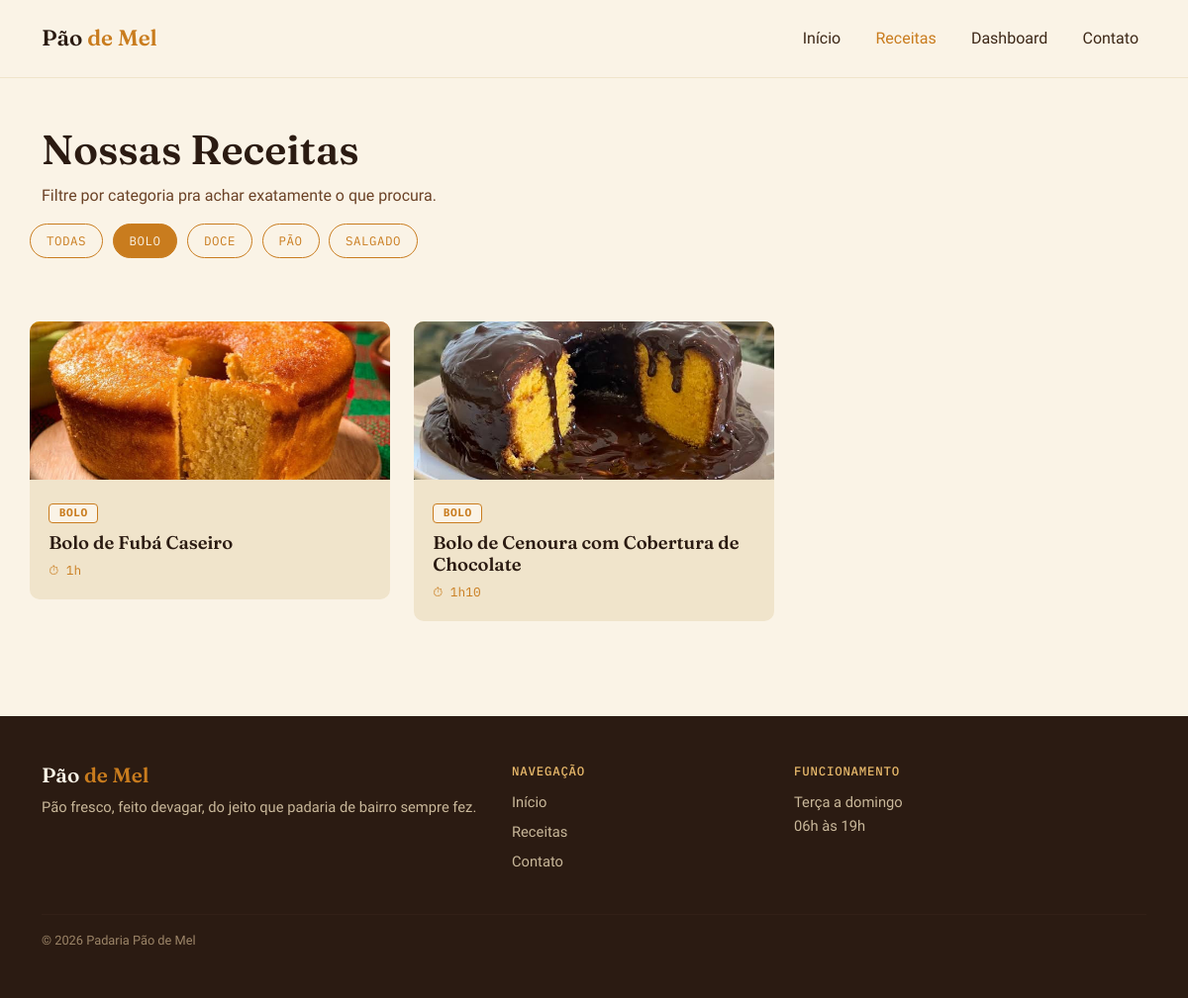
/receitas.php?categoria=Bolo, run on the app's committed database.
### tables this page shows
CREATE TABLE receitas (
    id           INT AUTO_INCREMENT PRIMARY KEY,
    nome         VARCHAR(100) NOT NULL,
    modo_preparo TEXT         NOT NULL,
    tempo_preparo INT         NOT NULL,   
    id_categoria INT          NOT NULL,
    FOREIGN KEY (id_categoria) REFERENCES categorias(id)
);

CREATE TABLE categorias (
    id   INT AUTO_INCREMENT PRIMARY KEY,
    nome VARCHAR(100) NOT NULL
);

### includes/funcoes.php (called while the page is built, shortened)
<?php
function formatarTempoPreparo(int $minutos): string
{
    $horas = intdiv($minutos, 60);
    $minutosRestantes = $minutos % 60;
    if ($minutosRestantes === 0) {
        return $horas . 'h';
    }
    return $horas . 'h' . $minutosRestantes;
}
function classeNavAtiva(string $paginaAtual, array $paginasQueAtivam): string
{
    if (in_array($paginaAtual, $paginasQueAtivam, true)) {
        return ' active';
    }
    return '';
}
function receitaValida(array $receita): bool
{
    return true;
}
function filtrarReceitasValidas(array $receitas): array
{
    $receitasValidas = [];
    foreach ($receitas as $receita) {
        if (receitaValida($receita)) {
            $receitasValidas[] = $receita;
        }
    }
    return $receitasValidas;
}
function filtrarPorCategoria(array $receitas, string $categoria): array
{
    $receitasFiltradas = [];
    foreach ($receitas as $receita) {
        if ($receita['categoria'] === $categoria) {
            $receitasFiltradas[] = $receita;
        }
    }
    return $receitasFiltradas;
}
function obterCategorias(array $receitas): array
{
    $categorias = [];
    foreach ($receitas as $receita) {
        if (!in_array($receita['categoria'], $categorias, true)) {
            $categorias[] = $receita['categoria'];
        }
    }
    sort($categorias);
    return $categorias;
}
function formatarIngrediente(float $quantidade, string $unidade, string $nome): string
{
    $quantidadeTexto = (floor($quantidade) === $quantidade)
        ? (string) (int) $quantidade
        : rtrim(rtrim(number_format($quantidade, 2, ',', ''), '0'), ',');
    return $quantidadeTexto . $unidade . ' de ' . $nome;
}
function modoPreparoParaPassos(string $textoModoPreparo): array
{
    $linhas = explode("\n", $textoModoPreparo);
    $passos = [];
    foreach ($linhas as $linha) {
        $linha = trim($linha);
        if ($linha !== '') {
            $passos[] = $linha;
        }
    }
    return $passos;
}
function caminhoImagemReceita(int $id): string
{
    $caminhoRelativo = 'assets/img/receita-' . $id . '.jpg';
    $caminhoNoServidor = __DIR__ . '/../' . $caminhoRelativo;
    if (file_exists($caminhoNoServidor)) {
        return $caminhoRelativo;
    }
    return '';
}
function thumbClassPorId(int $id): string
{
    $opcoes = ['thumb-1', 'thumb-2', 'thumb-3'];
    $indice = ($id - 1) % count($opcoes);
    return $opcoes[$indice];
}
function buscarReceitasDoBanco(PDO $pdo): array
{
    $receitas = [];
    $sqlReceitas = "SELECT r.id, r.nome, r.modo_preparo, r.tempo_preparo, c.nome AS categoria
                    FROM receitas r
                    INNER JOIN categorias c ON r.id_categoria = c.id
                    ORDER BY r.id";
    $resultadoReceitas = $pdo->query($sqlReceitas);
    while ($linha = $resultadoReceitas->fetch()) {
        $id = (int) $linha['id'];
        $receitas[$id] = [
            'id' => $id,
            'nome' => $linha['nome'],
            'categoria' => $linha['categoria'],
            'tempo_preparo' => (int) $linha['tempo_preparo'],
            'thumb' => thumbClassPorId($id),
            'imagem' => caminhoImagemReceita($id),
            'modo_preparo' => modoPreparoParaPassos($linha['modo_preparo']),
            'ingredientes' => [],
        ];
    }
    $sqlIngredientes = "SELECT ri.id_receita, ri.quantidade, i.nome, i.unidade_medida
                        FROM receita_ingrediente ri
                        INNER JOIN ingredientes i ON ri.id_ingrediente = i.id
                        ORDER BY ri.id_receita";
    $resultadoIngredientes = $pdo->query($sqlIngredientes);
    while ($linha = $resultadoIngredientes->fetch()) {
        $idReceita = (int) $linha['id_receita'];
        if (isset($receitas[$idReceita])) {
            $receitas[$idReceita]['ingredientes'][] = formatarIngrediente(
                (float) $linha['quantidade'],
                $linha['unidade_medida'],
                $linha['nome']
            );
        }
    }
    return array_values($receitas);
}

### includes/dados-receitas.php (called while the page is built, shortened)
<?php
require_once __DIR__ . '/conexao.php';
require_once __DIR__ . '/funcoes.php';
$receitas = buscarReceitasDoBanco($pdo);

### receitas.php (the view)
<?php
require 'includes/header.php';
require 'includes/dados-receitas.php';
require_once 'includes/funcoes.php';
$receitas = filtrarReceitasValidas($receitas);
$categoriaSelecionada = isset($_GET['categoria']) ? $_GET['categoria'] : 'todas';
$receitasExibidas = filtrarPorCategoria($receitas, $categoriaSelecionada);
$categorias = obterCategorias($receitas);
?>
<section class="container page-header">
  <h1 class="page-title">Nossas Receitas</h1>
  <p class="page-subtitle">Filtre por categoria pra achar exatamente o que procura.</p>
</section>
<section class="container filtro-categorias">
  <div class="filtro-chips">
    <a href="receitas.php" class="chip<?php echo classeNavAtiva($categoriaSelecionada, ['todas']); ?>">Todas</a>
    <?php foreach ($categorias as $categoria): ?>
      <a href="receitas.php?categoria=<?php echo urlencode($categoria); ?>" class="chip<?php echo classeNavAtiva($categoriaSelecionada, [$categoria]); ?>"><?php echo $categoria; ?></a>
    <?php endforeach; ?>
  </div>
</section>
<section class="container receitas-grid">
  <div class="row g-4">
    <?php
    if (empty($receitasExibidas)): ?>
      <p class="sem-resultados">Nenhuma receita encontrada nessa categoria.</p>
    <?php else: ?>
      <?php foreach ($receitasExibidas as $receita): ?>
        <div class="col-md-4">
          <a href="receita-detalhe.php?id=<?php echo $receita['id']; ?>" class="card-link">
            <div class="card card-receita">
              <div class="card-thumb <?php echo $receita['thumb']; ?>">
                <?php if ($receita['imagem'] !== ''): ?>
                  <img src="<?php echo $receita['imagem']; ?>" alt="<?php echo $receita['nome']; ?>">
                <?php endif; ?>
              </div>
              <div class="card-body">
                <span class="badge badge-categoria"><?php echo $receita['categoria']; ?></span>
                <h3 class="card-title"><?php echo $receita['nome']; ?></h3>
                <p class="card-meta">⏱ <?php echo formatarTempoPreparo($receita['tempo_preparo']); ?></p>
              </div>
            </div>
          </a>
        </div>
      <?php endforeach; ?>
    <?php endif; ?>
  </div>
</section>
<?php require 'includes/footer.php'; ?>

### assets/css/style.css (style rules this page uses)
:root { --flour: #FAF3E6; --dough: #F0E4CB; --crust: #6B4226; --crust-dark: #2B1B12; --honey: #C97C1E; --honey-light: #E8B96B; --text-main: #3D2817; }
* { box-sizing: border-box; }
body { background: var(--flour); color: var(--text-main); font-family: 'Work Sans', sans-serif; line-height: 1.6; }
h1, h2, h3 { font-family: 'Fraunces', serif; font-weight: 600; color: var(--crust-dark); }
.destaques, .receitas-grid, .receita-detalhe, .contato-grid { padding: 3rem 0; }
.card-receita { border: none; border-radius: 10px; overflow: hidden; background: var(--dough); height: 100%; transition: transform 0.18s ease; }
.card-link { text-decoration: none; display: block; }
.card-thumb { height: 160px; position: relative; overflow: hidden; }
.card-thumb img { width: 100%; height: 100%; object-fit: cover; display: block; }
.thumb-2 { background: linear-gradient(135deg, #E8B96B, #C97C1E); }
.thumb-3 { background: linear-gradient(135deg, #D9C18A, #B5854A); }
.card-body { padding: 1.2rem; }
.badge-categoria { display: inline-block; font-family: 'IBM Plex Mono', monospace; font-size: 0.7rem; text-transform: uppercase; letter-spacing: 0.05em; background: var(--flour); border: 1px solid var(--honey); color: var(--honey); padding: 0.2rem 0.6rem; border-radius: 4px; margin-bottom: 0.6rem; }
.card-title { font-size: 1.15rem; margin-bottom: 0.4rem; color: var(--crust-dark); }
.card-meta { font-family: 'IBM Plex Mono', monospace; font-size: 0.8rem; color: var(--honey); margin: 0; }
.filtro-categorias { padding: 0 0 1rem; }
.filtro-chips { display: flex; flex-wrap: wrap; gap: 0.6rem; }
.chip { display: inline-block; padding: 0.4rem 1rem; border: 1.5px solid var(--honey); border-radius: 999px; color: var(--honey); font-family: 'IBM Plex Mono', monospace; font-size: 0.78rem; text-transform: uppercase; letter-spacing: 0.04em; text-decoration: none; transition: background 0.15s ease, color 0.15s ease; }
.chip.active { background: var(--honey); color: var(--flour); }
.page-header { padding-top: 3rem; }
.page-title { font-size: clamp(1.8rem, 4vw, 2.6rem); }
.page-subtitle { color: var(--crust); max-width: 36rem; }

### data on the page
receitas: shows a picture, id_categoria.nome "BOLO", nome "Bolo de Fubá Caseiro", tempo_preparo "1h"
receitas: shows a picture, id_categoria.nome "BOLO", nome "Bolo de Cenoura com Cobertura de Chocolate", tempo_preparo "1h10"

### other printed values
$categoria "BOLO"
$categoria "DOCE"
$categoria "PÃO"
$categoria "SALGADO"
